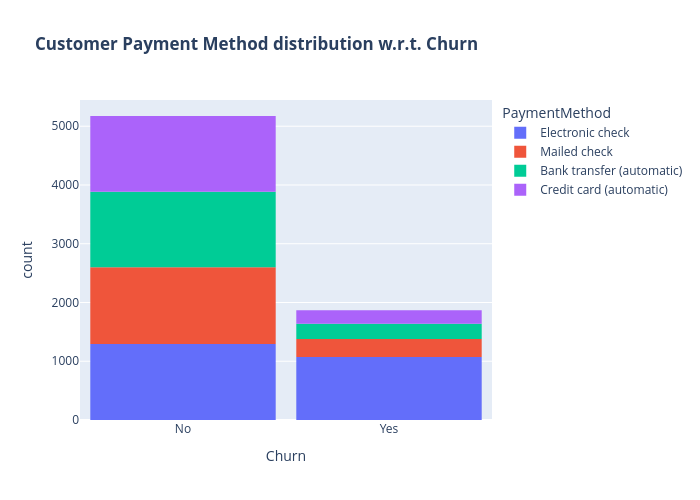

Notebook cell for this chart:
### Code cell
fig = px.histogram(df, x="Churn", color="PaymentMethod", title="<b>Customer Payment Method distribution w.r.t. Churn</b>",barmode='relative')
fig.update_layout(width=700, height=500, bargap=0.1)
fig.show()

### Figure 1 — Plotly figure (JSON) as saved in the notebook; plotly's stock layout.template omitted (floating-point values rounded to 4 significant figures; data arrays with more than 128 entries replaced by an {"elided": "..."} marker saying what was removed)
{"data": [{"bingroup": "x", "hovertemplate": "PaymentMethod=Electronic check<br>Churn=%{x}<br>count=%{y}<extra></extra>", "legendgroup": "Electronic check", "marker": {"color": "#636efa", "pattern": {"shape": ""}}, "name": "Electronic check", "orientation": "v", "showlegend": true, "type": "histogram", "x": {"elided": "2365 str values"}, "xaxis": "x", "yaxis": "y"}, {"bingroup": "x", "hovertemplate": "PaymentMethod=Mailed check<br>Churn=%{x}<br>count=%{y}<extra></extra>", "legendgroup": "Mailed check", "marker": {"color": "#EF553B", "pattern": {"shape": ""}}, "name": "Mailed check", "orientation": "v", "showlegend": true, "type": "histogram", "x": {"elided": "1612 str values"}, "xaxis": "x", "yaxis": "y"}, {"bingroup": "x", "hovertemplate": "PaymentMethod=Bank transfer (automatic)<br>Churn=%{x}<br>count=%{y}<extra></extra>", "legendgroup": "Bank transfer (automatic)", "marker": {"color": "#00cc96", "pattern": {"shape": ""}}, "name": "Bank transfer (automatic)", "orientation": "v", "showlegend": true, "type": "histogram", "x": {"elided": "1544 str values"}, "xaxis": "x", "yaxis": "y"}, {"bingroup": "x", "hovertemplate": "PaymentMethod=Credit card (automatic)<br>Churn=%{x}<br>count=%{y}<extra></extra>", "legendgroup": "Credit card (automatic)", "marker": {"color": "#ab63fa", "pattern": {"shape": ""}}, "name": "Credit card (automatic)", "orientation": "v", "showlegend": true, "type": "histogram", "x": {"elided": "1522 str values"}, "xaxis": "x", "yaxis": "y"}], "layout": {"bargap": 0.1, "barmode": "relative", "height": 500, "legend": {"title": {"text": "PaymentMethod"}, "tracegroupgap": 0}, "title": {"text": "<b>Customer Payment Method distribution w.r.t. Churn</b>"}, "width": 700, "xaxis": {"anchor": "y", "domain": [0, 1], "title": {"text": "Churn"}}, "yaxis": {"anchor": "x", "domain": [0, 1], "title": {"text": "count"}}}}
